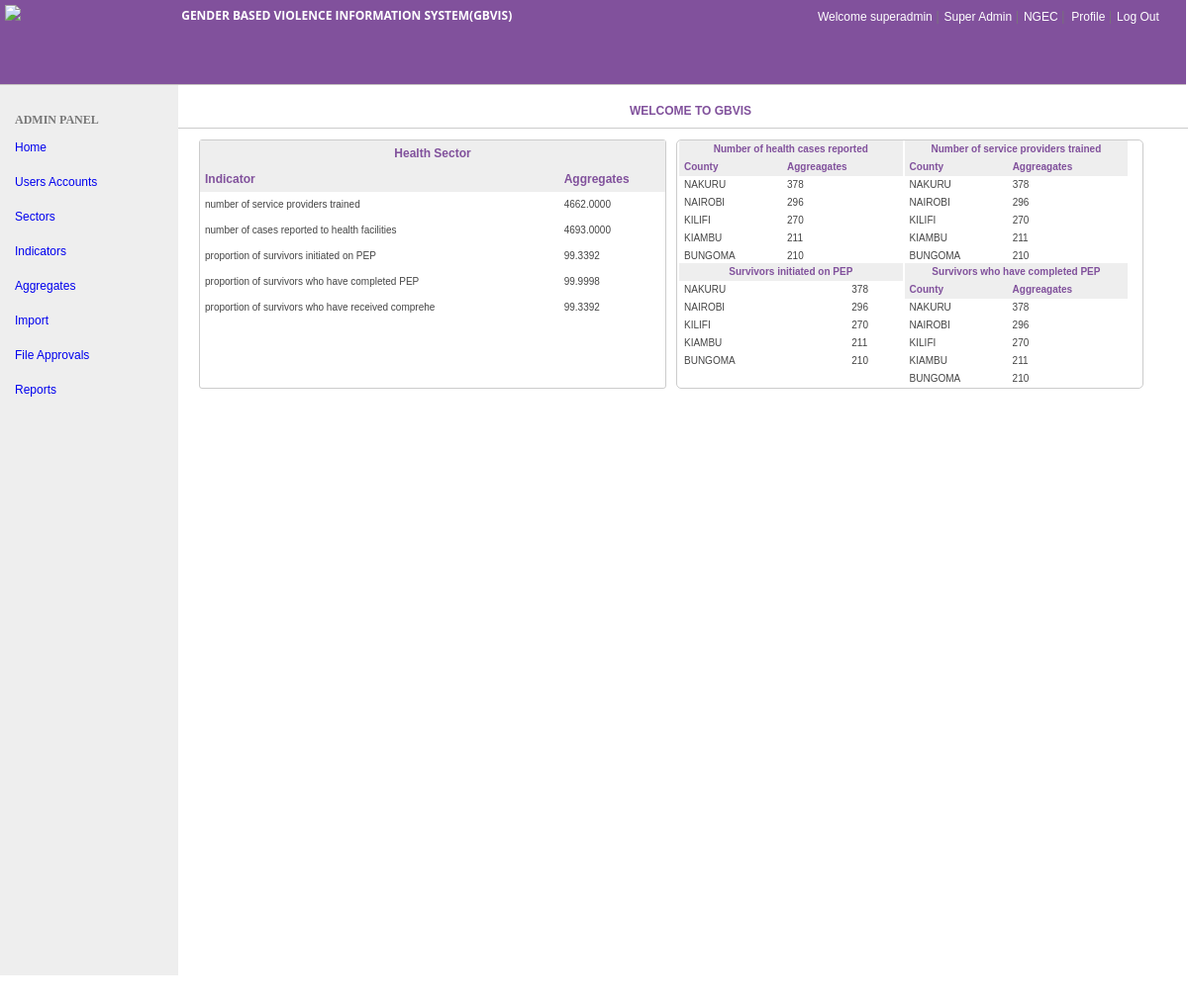
Screenshot of /moreDashboard.php (signed in) with the database file from the repository.
### tables this page shows
CREATE TABLE IF NOT EXISTS `users` (
  `id` int(11) NOT NULL AUTO_INCREMENT,
  `firstname` varchar(100) NOT NULL,
  `lastname` varchar(100) NOT NULL,
  `mobile_phone` varchar(100) NOT NULL,
  `sector` varchar(100) NOT NULL,
  `username` varchar(50) NOT NULL,
  `password` varchar(50) NOT NULL,
  `email` varchar(50) NOT NULL,
  `user_group` int(11) NOT NULL,
  `join_date` datetime NOT NULL,
  PRIMARY KEY (`id`),
  UNIQUE KEY `username` (`username`)
);

CREATE TABLE IF NOT EXISTS `user_groups` (
  `id` int(11) NOT NULL AUTO_INCREMENT,
  `group_name` varchar(20) NOT NULL,
  `description` varchar(50) DEFAULT NULL,
  `created` datetime DEFAULT NULL,
  PRIMARY KEY (`id`)
);

CREATE TABLE IF NOT EXISTS `sectors` (
  `sector_id` int(10) NOT NULL AUTO_INCREMENT,
  `sector` varchar(100) NOT NULL,
  PRIMARY KEY (`sector_id`)
);

CREATE TABLE IF NOT EXISTS `indicators_titles` (
  `id` int(10) NOT NULL AUTO_INCREMENT,
  `title` varchar(50) NOT NULL,
  `titleid` int(10) NOT NULL,
  PRIMARY KEY (`id`)
);

CREATE TABLE IF NOT EXISTS `indicators` (
  `survey_id` int(11) NOT NULL DEFAULT '0',
  `sector_id` int(11) NOT NULL DEFAULT '0',
  `indicator_id` int(11) NOT NULL DEFAULT '0',
  `indicator` varchar(255) DEFAULT NULL,
  `date_recorded` date NOT NULL,
  `date_modified` date NOT NULL,
  PRIMARY KEY (`survey_id`,`sector_id`,`indicator_id`)
);

### classes/DB.class.php (called while the page is built, shortened)
<?php
class DB {
    public function processRowSet($rowSet, $singleRow = false)
    {
        $resultArray = array();
        while($row = mysql_fetch_assoc($rowSet))
        {
            array_push($resultArray, $row);
        }
        if($singleRow == true){
            return $resultArray[0];
          }
        return $resultArray;
    }
    public function processRowSetData($rowSet, $singleRow = false)
         {
         $resultArray = array();
         while($row = mysql_fetch_assoc($rowSet))
         {
            array_push($resultArray, $row);
         }
        if($singleRow == true){
            return  $resultArray;
          }
        return $resultArray;
    }
    public function select($table, $where) {
        $sql = "SELECT * FROM $table WHERE $where";
        $result = mysql_query($sql);
        if(mysql_num_rows($result) == 1)
            return $this->processRowSet($result, true);
        return $this->processRowSet($result);
    }
       public function selectData($table, $where) {
        $sql = "SELECT * FROM $table WHERE $where";
        $result = mysql_query($sql);
        if(mysql_num_rows($result) == 1)
            return $this->processRowSetData($result, true);
        return $this->processRowSetData($result);
    }
   }
?>

### classes/UserTools.class.php (called while the page is built, shortened)
<?php
require_once 'DB.class.php';
class UserTools {
	public function get($id)
	{
		$db = new DB();
		$result = $db->select('users', "id = $id");
		return new User($result);
	}
}
?>

### includes/global.inc.php (called while the page is built, shortened)
<?php
require_once 'classes/UserTools.class.php';
require_once 'classes/DB.class.php';
$userTools = new UserTools();
if(isset($_SESSION['logged_in'])) {
	$user = unserialize($_SESSION['user']);
	$_SESSION['user'] = serialize($userTools->get($user->id));
}
?>

### moreDashboard.php (the view, shortened to what this page needs)
<?php
require_once 'includes/global.inc.php';
if(isset($_SESSION['logged_in'])) {
$user = unserialize($_SESSION['user']);
include "includes/header.php";
?>
	  <div id="sidebar">
	<div class="sidebar-nav">
	</div>
	  </div>
	  <div id="main-content">
	    <div id="bread-crumbs">
	    </div>
        <div id="content-body">
		<center><h3 class="page-title">Welcome to GBVIS</h3></center>
	       <hr size="1" color="#CCCCCC">
		   <div class="profile-data" align="left">
		   <center>
            <div id="dashboard" >
			<div id="dashboardTop"  >
			<section class="float_left">
			  <table width="100%" border="0" align="center" cellspacing="1" class="table-hover" >
			   <thead>
                                   <th align="left" colspan="2" width="20px"><b><center>Health Sector</center></b></th>
                               </thead>
                                <thead style="padding-left:5px;">
                                   <th align="left" ><b style="padding-left:5px;">Indicator</b></th>
			           <th align="left"><b>Aggregates </b></th>
                               </thead>
                               <?php   $result = mysql_query("SELECT * FROM viewhealthsummary a  inner join indicators_titles b
On a.indicator_id=b.titleid");
						   while($ro = mysql_fetch_array($result)){  ?>
        <tr bgcolor="#FFFFFF" ><td><p style="padding-left:5px;"><?php echo $ro['title'];?></p></td><td><?php echo $ro['Aggregates'];?></td></tr>
			     <?php } ?>
			    </table>
		       </section>
		    <section class="float_right">
		     <section class="float_right_section1">
		     	  <table width="100%" border="0" align="center" cellspacing="1" class="table-hover" >
			         <thead>
                                   <th align="left" colspan="2" width="20px"><b><center>
                                     Number of health cases reported
                                   </center>
                                   </b></th>
                               </thead>
                                <thead style="padding-left:5px;">
                                   <th align="left" ><b style="padding-left:5px;">County</b></th>
			           <th align="left"><b>Aggreagates </b></th>
                               </thead>
                              <?php   $result = mysql_query("SELECT * FROM viewtop5healthcasesreported");
						   while($ro = mysql_fetch_array($result)){  ?>
        <tr bgcolor="#FFFFFF" ><td><p style="padding-left:5px;"><?php echo $ro['county'];?></p></td><td><?php echo $ro['countyAggregate'];?></td></tr>
			     <?php } ?>
			    </table>
		     </section>
		    <section class="float_right_section2">
		    	  <table width="100%" border="0" align="center" cellspacing="1" class="table-hover" >
			         <thead>
                                   <th align="left" colspan="2" width="20px"><b><center>Number of service providers trained</center></b></th>
                               </thead>
                                <thead style="padding-left:5px;">
                                   <th align="left" ><b style="padding-left:5px;">County</b></th>
			           <th align="left"><b>Aggreagates </b></th>
                               </thead>
                                 <?php   $result = mysql_query("SELECT * FROM viewtop5serviceproviderstrained");
						   while($ro = mysql_fetch_array($result)){  ?>
        <tr bgcolor="#FFFFFF" ><td><p style="padding-left:5px;"><?php echo $ro['county'];?></p></td><td><?php echo $ro['countyAggregate'];?></td></tr>
			     <?php } ?>
			    </table>
		    </section>
		    <section class="float_right_section3">
		    	  <table width="100%" border="0" align="center" cellspacing="1" class="table-hover" >
			         <thead>
                                   <th align="left" colspan="2" width="20px"><b><center>
                                     Survivors initiated on PEP
                                   </center>
                                   </b></th>
                               </thead>
                                 <?php   $result = mysql_query("SELECT * FROM viewtop5pepinitiated");
						   while($ro = mysql_fetch_array($result)){  ?>
        <tr bgcolor="#FFFFFF" ><td><p style="padding-left:5px;"><?php echo $ro['county'];?></p></td><td><?php echo $ro['countyAggregate'];?></td></tr>
			     <?php } ?>
			    </table>
		    </section>
		    <section class="float_right_section4">
		    	  <table width="100%" border="0" align="center" cellspacing="1" class="table-hover" >
			         <thead>
                                   <th align="left" colspan="2" ><b><center>
                                     Survivors who have completed PEP
                                   </center></b></th>
                               </thead>
                                <thead style="padding-left:5px;">
                                   <th align="left" ><b style="padding-left:5px;">County</b></th>
			           <th align="left"><b>Aggreagates </b></th>
                               </thead>
                               <?php   $result = mysql_query("SELECT * FROM viewtop5pepcompleted");
						   while($ro = mysql_fetch_array($result)){  ?>
        <tr bgcolor="#FFFFFF" ><td><p style="padding-left:5px;"><?php echo $ro['county'];?></p></td><td><?php echo $ro['countyAggregate'];?></td></tr>
			     <?php } ?>
			    </table>
		          </section>
				</section>
				</div>
	         <a href="MoreDashboard.php" align="left" style="font-family:Verdana, Geneva, sans-serif; font-size:15px; color:white; text-decoration:none;padding-right:2px;">More Summary</a>
          </div>
        </center>
      <br clear="all">
</div><br clear="all">
	    </div>
 <?php
	}
else
{
	header("Location: login.php");
}
?>

### includes/header.php (shortened to what this page needs)
 <?php
            $user_sector_name= $user->sector;
            $Logged_user_group =$user->user_group;
            $group_results = $db->selectData("user_groups","id = $Logged_user_group");
              foreach ($group_results as $urows)
                      {
                      $Logged_group = $urows['group_name'];
                      }
             $sector_results = $db->selectData("sectors","sector_id = $user_sector_name");
              foreach ($sector_results as $urows)
                      {
                      $user_sector = $urows['sector'];
                      }
              ?>
<!DOCTYPE html PUBLIC "-//W3C//DTD XHTML 1.0 Transitional//EN" "http://www.w3.org/TR/xhtml1/DTD/xhtml1-transitional.dtd">
<html>
<head>
<link href="css/style.css" rel="stylesheet" type="text/css">
<link href="css/style2.css" rel="stylesheet" type="text/css">
<link href="css/login_style.css" rel="stylesheet" type="text/css">
<link href="css/popupcss.css" rel="stylesheet" type="text/css">
<link href="css/popup.css" rel="stylesheet" type="text/css">
<link href="css/modal.css" rel="stylesheet" type="text/css">
<link href="css/bootstrap/bootstrap.css" rel="stylesheet" media="screen"/>
 <link rel="stylesheet" href="/js/jquery-ui-1.11.2.custom/jquery-ui.css">
</head>
<body>
<div id="gbiv-wrapper">
<div id="header">
   <div class="logo">
      <img src="images/logo.png" height="70" />
	</div>
    <div class="menuLinks">
	  <div class="top-menuLinks">
	   <div class="system-title">
	  <h3 class="title-name">Gender Based Violence Information System(GBVIS)</h3>
      </div>
	  <div class="user_status_nav">
	    <section class="login-status-sec">
		<font style="font-family:Verdana, Geneva, sans-serif; font-size:12px; color:white;padding-right:2px;"> Welcome <?php echo  $user->username;?></font>|
		<font style="font-family:Verdana, Geneva, sans-serif; font-size:12px; color:white;padding-right:2px;"> <?php echo $Logged_group; ?></font>|
		<font style="font-family:Verdana, Geneva, sans-serif; font-size:12px; color:white;padding-right:2px;"> <?php echo $user_sector; ?></font>|
           <a href="profile.php" align="left" style="font-family:Verdana, Geneva, sans-serif; font-size:12px; color:white; text-decoration:none;padding-right:2px;padding-left:2px;">Profile</a>|
            <a href="logout.php" align="left" style="font-family:Verdana, Geneva, sans-serif; font-size:12px; color:white; text-decoration:none;padding-right:2px;">Log Out</a>
	   </section>
	</div>
	</div>
	<div class="bottom-menuLinks">
	</div>
	 </div>
 </div>
 <div id="gbvis-main">

### css/style.css (style rules this page uses)
html { color: #000; background: none repeat scroll 0% 0% #FFF; }
body { color: #777; font-size: 12px; font-family: "Open Sans",Tahoma,Arial sans-serif; font-style: normal; font-weight: normal; }
body, div, dl, dt, dd, ul, ol, li, h1, h2, h3, h4, h5, h6, pre, code, form, fieldset, legend, input, textarea, p, blockquote, th, td, address { margin: 0px; padding: 0px; }
h3 { font-size: 12px; text-transform: uppercase; line-height: 22px; }
#gbiv-wrapper { font-size: 100%; line-height: 2; min-height: 975px; min-width: 1024px; width: 100%; height:100% }
#header { width:99%; margin: 0px 0px; padding: 5px; background:#81519C; border-bottom:1px solid #c6c2c1; height: 75px; display: inline-flex; }
.logo { float:left;width:15%; height:100%; min-width:168px; }
#header .menuLinks { float: left; width:85%; }
#header .menuLinks .top-menuLinks { float:left;width:98%; height:70%; display: inline-flex; }
#header .menuLinks .top-menuLinks .system-title { float:left;width:54%; height:100%; }
#header .menuLinks .top-menuLinks .user_status_nav { float:right;width:46%; height:100%; }
#header .menuLinks .bottom-menuLinks { loat:left;width:98%; height:30%; }
.title-name { text-size:18px; color:white; font-family: TStar-Bol width:25%; }
.login-status-sec { float:right; }
#gbvis-main { overflow: hidden; width:100%; height:80%; min-height:900px; display:block; }
#sidebar { display:block; width:15%; float:left; background: none repeat scroll 0% 0% #EEE; height:100%; min-height: 900px; }
.sidebar-nav { margin-left:15px; }
#main-content { display:block; background-color: #FFF; width:85%; height:100%; float:left; min-height: 900px; }
#bread-crumbs { background: none repeat scroll 0px center transparent; width:100%; height:5%; min-height:15px; }
#content-body { width:100%; height:88%; min-height:800px; overflow-y: hide; }
.page-title { font-family:Verdana, Geneva, sans-serif; font-size:12px; color:#81519C;padding-left:15px; }
.profile-data { width:96%; font-family: "Open Sans",Arial sans-serif; font-size: 12px; font-weight: normal; line-height: 26px; color: #444; margin-left:11px;padding-left:5px; height: 98%; overflow-y: hide; min-height: 500px; }
.logo img { height:70px; }
#dashboard { float:left; display:block; width:100%; font-size: 12px; font-weight: normal; }
#dashboardTop { float:left; width:100%; height:30%; display:block; margin-right:5px; }
.float_left { width:48%; float:left; border-radius:3px; border:1px solid #CCCCCC; margin-left:5px; margin-right:5px; margin-top:5px; height:250px; }
.float_right { width:48%; float:left; border-radius:5px; border:1px solid #CCCCCC; margin-left:5px; margin-right:5px; margin-top:5px; height:250px; font-size:10px; line-height: 18px; }
.float_right_section1,.float_right_section2,.float_right_section3,.float_right_section4 { width:48%; float:left; height:124px; margin-left:2px; }
#dashboard td p { font-size: 10px; }

### rows the page displays
users: username "superadmin"
user_groups: group_name "Super Admin"
sectors: sector "NGEC"
indicators_titles: title "number of service providers trained", Aggregates "4662.0000"
indicators_titles: title "number of cases reported to health facilities", Aggregates "4693.0000"
indicators_titles: title "proportion of survivors initiated on PEP", Aggregates "99.3392"
indicators_titles: title "proportion of survivors who have completed PEP", Aggregates "99.9998"
indicators_titles: title "proportion of survivors who have received comprehe", Aggregates "99.3392"
indicators: county "NAKURU", countyAggregate "378", county "NAIROBI", countyAggregate "296", county "KILIFI", countyAggregate "270", county "KIAMBU", countyAggregate "211", county "BUNGOMA", countyAggregate "210"
indicators: county "NAKURU", countyAggregate "378", county "NAIROBI", countyAggregate "296", county "KILIFI", countyAggregate "270", county "KIAMBU", countyAggregate "211", county "BUNGOMA", countyAggregate "210"
indicators: county "NAKURU", countyAggregate "378", county "NAIROBI", countyAggregate "296", county "KILIFI", countyAggregate "270", county "KIAMBU", countyAggregate "211", county "BUNGOMA", countyAggregate "210"
indicators: county "NAKURU", countyAggregate "378", county "NAIROBI", countyAggregate "296", county "KILIFI", countyAggregate "270", county "KIAMBU", countyAggregate "211", county "BUNGOMA", countyAggregate "210"
